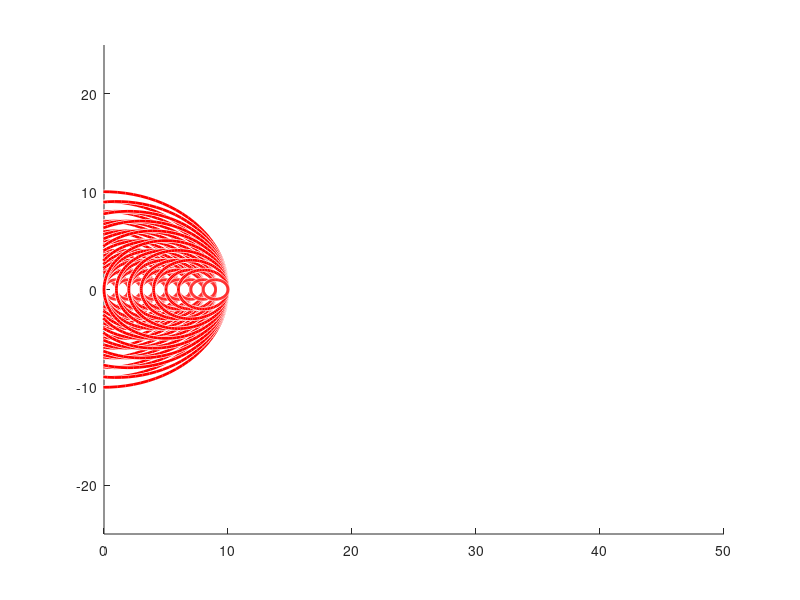

Reproduce this figure in MATLAB.
% using https://uk.mathworks.com/help/images/ref/viscircles.html
% alas, this only creates a Mach cone

figure
v = 1;    % speed of the boat
c = 1;    % speed of the wave
wave_sources = [0 0];    % list of all positions where the boat has been
xlim([0 50])    % limits of axes
ylim([-25 25])
%axis square
for t = 1:10
    boat_X = v*t;    % boat position, assume travelling x-direction only
    boat_Y = 0;
    boat_pos = [boat_X, boat_Y];
    wave_sources = [wave_sources; boat_pos];    % update with new boat pos.
    
    for i = 1:size(wave_sources, 1)    % loop through each row of the array
        centre_X = wave_sources(i, 1);    % get x, y position of the boat
        centre_Y = wave_sources(i, 2);
        % add new circle to each position, with radius c times greater
        radius = c*(t-i+1);
        viscircles([centre_X centre_Y], radius);    % plot circle
    end
    pause(1)    % wait 1 second before next iteration
end